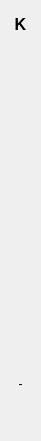
  <widget class="QWidget" name="verticalLayoutWidget_12">
   <property name="geometry">
    <rect>
     <x>1170</x>
     <y>80</y>
     <width>41</width>
     <height>441</height>
    </rect>
   </property>
   <layout class="QVBoxLayout" name="verticalLayout_21">
    <item>
     <widget class="QLabel" name="label_col_k">
      <property name="font">
       <font>
        <pointsize>12</pointsize>
        <weight>75</weight>
        <bold>true</bold>
       </font>
      </property>
      <property name="text">
       <string>K</string>
      </property>
      <property name="alignment">
       <set>Qt::AlignCenter</set>
      </property>
     </widget>
    </item>
    <item>
     <widget class="QLabel" name="label_ak">
      <property name="text">
       <string/>
      </property>
      <property name="alignment">
       <set>Qt::AlignCenter</set>
      </property>
     </widget>
    </item>
    <item>
     <widget class="QLabel" name="label_bk">
      <property name="text">
       <string/>
      </property>
      <property name="alignment">
       <set>Qt::AlignCenter</set>
      </property>
     </widget>
    </item>
    <item>
     <widget class="QLabel" name="label_ck">
      <property name="text">
       <string/>
      </property>
      <property name="alignment">
       <set>Qt::AlignCenter</set>
      </property>
     </widget>
    </item>
    <item>
     <widget class="QLabel" name="label_dk">
      <property name="text">
       <string/>
      </property>
      <property name="alignment">
       <set>Qt::AlignCenter</set>
      </property>
     </widget>
    </item>
    <item>
     <widget class="QLabel" name="label_ek">
      <property name="text">
       <string/>
      </property>
      <property name="alignment">
       <set>Qt::AlignCenter</set>
      </property>
     </widget>
    </item>
    <item>
     <widget class="QLabel" name="label_fk">
      <property name="text">
       <string/>
      </property>
      <property name="alignment">
       <set>Qt::AlignCenter</set>
      </property>
     </widget>
    </item>
    <item>
     <widget class="QLabel" name="label_gk">
      <property name="text">
       <string/>
      </property>
      <property name="alignment">
       <set>Qt::AlignCenter</set>
      </property>
     </widget>
    </item>
    <item>
     <widget class="QLabel" name="label_hk">
      <property name="text">
       <string/>
      </property>
      <property name="alignment">
       <set>Qt::AlignCenter</set>
      </property>
     </widget>
    </item>
    <item>
     <widget class="QLabel" name="label_ik">
      <property name="text">
       <string/>
      </property>
      <property name="alignment">
       <set>Qt::AlignCenter</set>
      </property>
     </widget>
    </item>
    <item>
     <widget class="QLabel" name="label_jk">
      <property name="text">
       <string/>
      </property>
      <property name="alignment">
       <set>Qt::AlignCenter</set>
      </property>
     </widget>
    </item>
    <item>
     <widget class="QLabel" name="label_kk">
      <property name="text">
       <string>-</string>
      </property>
      <property name="alignment">
       <set>Qt::AlignCenter</set>
      </property>
     </widget>
    </item>
    <item>
     <widget class="QLabel" name="label_lk">
      <property name="text">
       <string/>
      </property>
      <property name="alignment">
       <set>Qt::AlignCenter</set>
      </property>
     </widget>
    </item>
   </layout>
  </widget>
